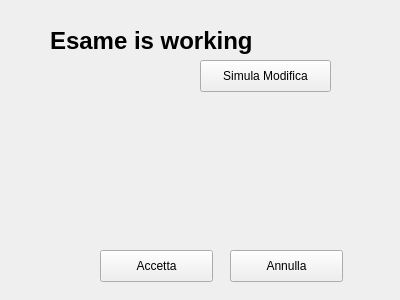
<?xml version="1.0" encoding="UTF-8"?>
<ui version="4.0">
 <class>Esame</class>
 <widget class="QWidget" name="Esame">
  <property name="geometry">
   <rect>
    <x>0</x>
    <y>0</y>
    <width>400</width>
    <height>300</height>
   </rect>
  </property>
  <property name="windowTitle">
   <string>Form</string>
  </property>
  <widget class="QLabel" name="label">
   <property name="geometry">
    <rect>
     <x>50</x>
     <y>10</y>
     <width>201</width>
     <height>61</height>
    </rect>
   </property>
   <property name="font">
    <font>
     <pointsize>18</pointsize>
     <weight>75</weight>
     <bold>true</bold>
    </font>
   </property>
   <property name="text">
    <string>Esame is working</string>
   </property>
  </widget>
  <widget class="QPushButton" name="pushButton">
   <property name="geometry">
    <rect>
     <x>200</x>
     <y>60</y>
     <width>131</width>
     <height>32</height>
    </rect>
   </property>
   <property name="text">
    <string>Simula Modifica</string>
   </property>
  </widget>
  <widget class="QPushButton" name="btn_ok">
   <property name="geometry">
    <rect>
     <x>100</x>
     <y>250</y>
     <width>113</width>
     <height>32</height>
    </rect>
   </property>
   <property name="text">
    <string>Accetta</string>
   </property>
  </widget>
  <widget class="QPushButton" name="btn_cancel">
   <property name="geometry">
    <rect>
     <x>230</x>
     <y>250</y>
     <width>113</width>
     <height>32</height>
    </rect>
   </property>
   <property name="text">
    <string>Annulla</string>
   </property>
  </widget>
 </widget>
 <resources/>
 <connections>
  <connection>
   <sender>pushButton</sender>
   <signal>clicked()</signal>
   <receiver>Esame</receiver>
   <slot>modificato()</slot>
   <hints>
    <hint type="sourcelabel">
     <x>274</x>
     <y>75</y>
    </hint>
    <hint type="destinationlabel">
     <x>269</x>
     <y>128</y>
    </hint>
   </hints>
  </connection>
  <connection>
   <sender>btn_ok</sender>
   <signal>clicked()</signal>
   <receiver>Esame</receiver>
   <slot>accetta()</slot>
   <hints>
    <hint type="sourcelabel">
     <x>156</x>
     <y>265</y>
    </hint>
    <hint type="destinationlabel">
     <x>199</x>
     <y>149</y>
    </hint>
   </hints>
  </connection>
  <connection>
   <sender>btn_cancel</sender>
   <signal>clicked()</signal>
   <receiver>Esame</receiver>
   <slot>annulla()</slot>
   <hints>
    <hint type="sourcelabel">
     <x>276</x>
     <y>265</y>
    </hint>
    <hint type="destinationlabel">
     <x>318</x>
     <y>183</y>
    </hint>
   </hints>
  </connection>
 </connections>
 <slots>
  <slot>modificato()</slot>
  <slot>accetta()</slot>
  <slot>annulla()</slot>
 </slots>
</ui>
